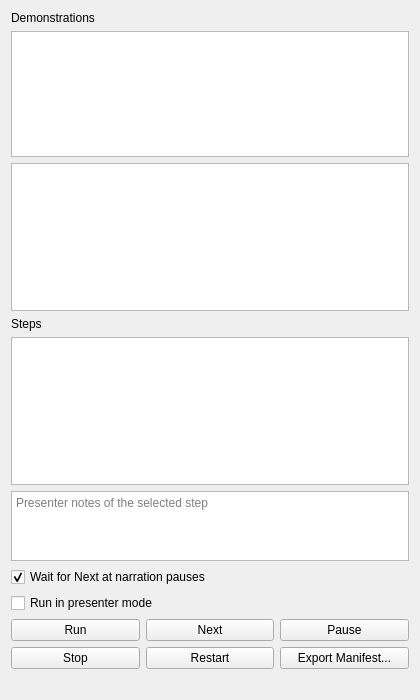
<?xml version="1.0" encoding="UTF-8"?>
<ui version="4.0">
 <class>DemoStudioPanel</class>
 <widget class="QWidget" name="DemoStudioPanel">
  <property name="geometry"><rect><x>0</x><y>0</y><width>420</width><height>700</height></rect></property>
  <property name="windowTitle"><string>Demo Studio</string></property>
  <layout class="QVBoxLayout" name="mainLayout">
   <item><widget class="QLabel" name="profilesLabel"><property name="text"><string>Demonstrations</string></property></widget></item>
   <item><widget class="QListWidget" name="profileList"><property name="maximumSize"><size><width>16777215</width><height>170</height></size></property></widget></item>
   <item><widget class="QTextBrowser" name="profileView"/></item>
   <item><widget class="QLabel" name="stepsLabel"><property name="text"><string>Steps</string></property></widget></item>
   <item><widget class="QListWidget" name="stepsList"/></item>
   <item><widget class="QPlainTextEdit" name="notesView"><property name="readOnly"><bool>true</bool></property><property name="maximumSize"><size><width>16777215</width><height>80</height></size></property><property name="placeholderText"><string>Presenter notes of the selected step</string></property></widget></item>
   <item><widget class="QCheckBox" name="attendedCheck"><property name="text"><string>Wait for Next at narration pauses</string></property><property name="checked"><bool>true</bool></property></widget></item>
   <item><widget class="QCheckBox" name="presenterCheck"><property name="text"><string>Run in presenter mode</string></property><property name="checked"><bool>false</bool></property></widget></item>
   <item>
    <layout class="QGridLayout" name="buttonGrid">
     <item row="0" column="0"><widget class="QPushButton" name="runButton"><property name="text"><string>Run</string></property></widget></item>
     <item row="0" column="1"><widget class="QPushButton" name="nextButton"><property name="text"><string>Next</string></property></widget></item>
     <item row="0" column="2"><widget class="QPushButton" name="pauseButton"><property name="text"><string>Pause</string></property></widget></item>
     <item row="1" column="0"><widget class="QPushButton" name="stopButton"><property name="text"><string>Stop</string></property></widget></item>
     <item row="1" column="1"><widget class="QPushButton" name="restartButton"><property name="text"><string>Restart</string></property></widget></item>
     <item row="1" column="2"><widget class="QPushButton" name="exportButton"><property name="text"><string>Export Manifest...</string></property></widget></item>
    </layout>
   </item>
   <item><widget class="QLabel" name="statusLabel"><property name="wordWrap"><bool>true</bool></property><property name="text"><string/></property></widget></item>
  </layout>
 </widget>
 <resources/>
 <connections/>
</ui>
